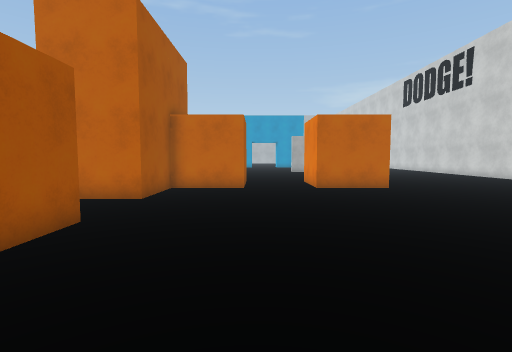
view 1 (above)

22 first-person views from a walk through a 3-D level made in the Unity game engine. The camera is 1.3 m above the floor, tilts 4° down and sees 85° across. The floor is counted in squares, 1 m on a side. Each view is taken from the middle of a square. On the plan, view 1 faces up. The plan holds only what a view shows up to about 13 squares ahead; the rest is blank. The place goes on beyond the plan. Some surface patterns are stand-ins.

view 2
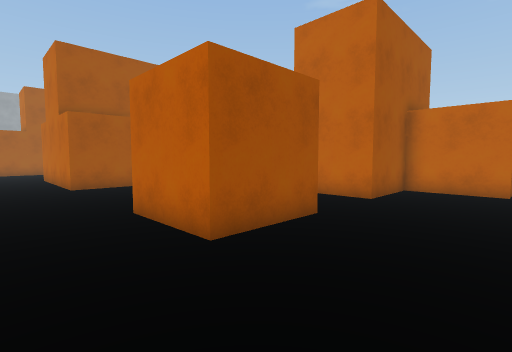

view 3
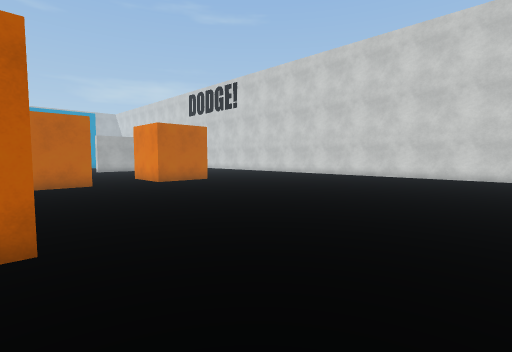

view 4
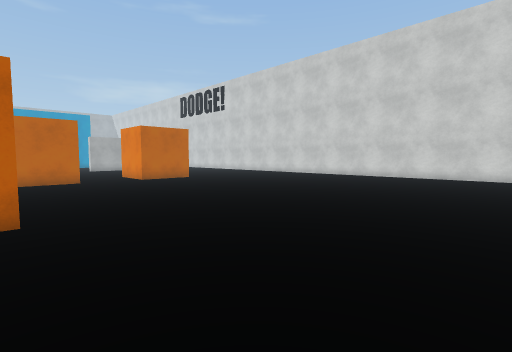

view 5
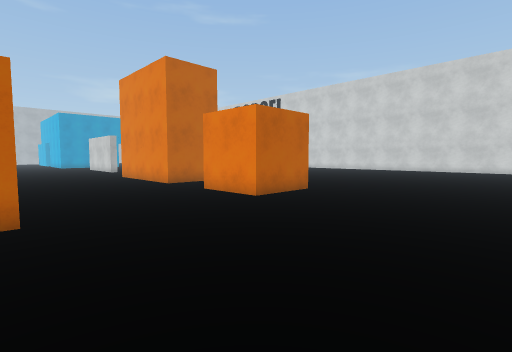

view 6
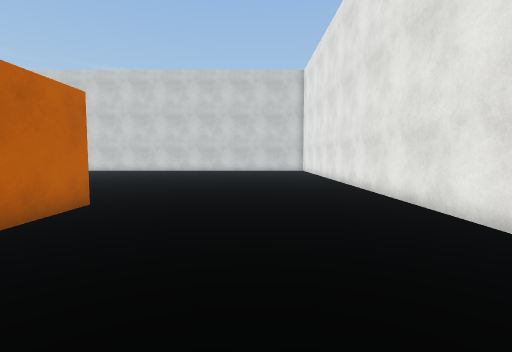

view 7
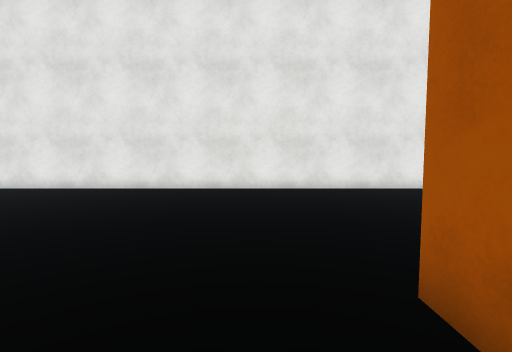

view 8
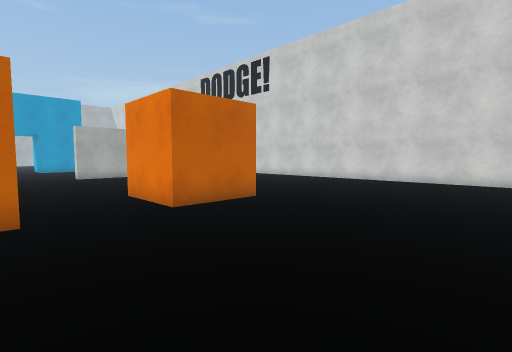

view 9
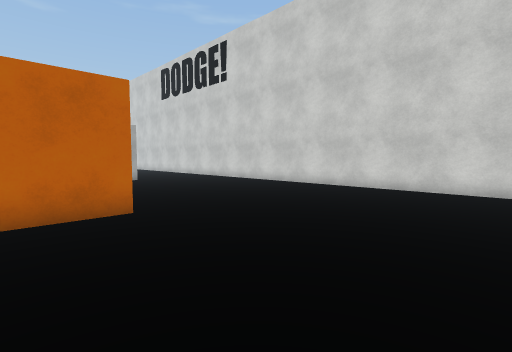

view 10
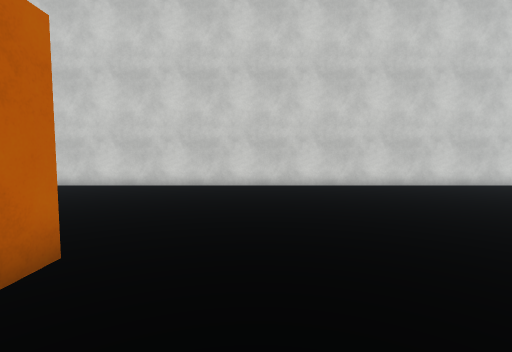

view 11
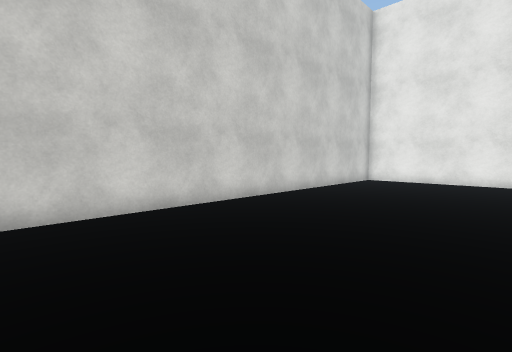

view 12
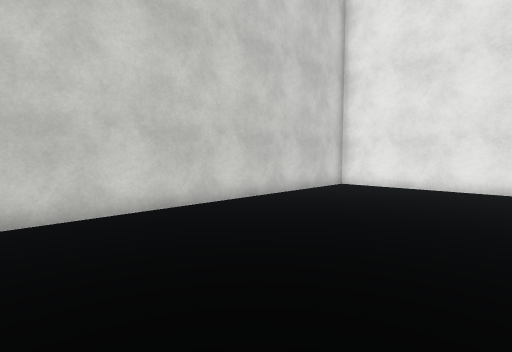

view 13
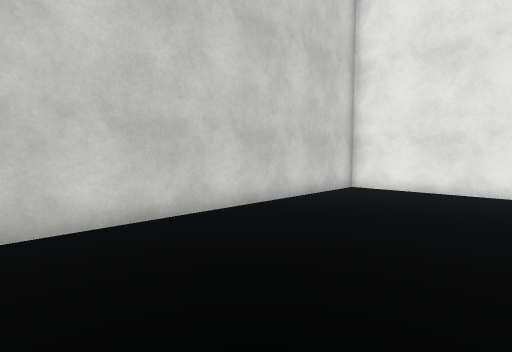

view 14
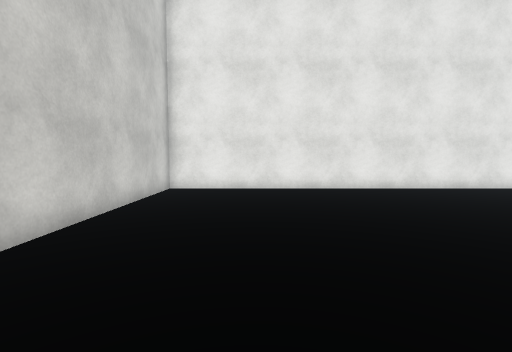

view 15
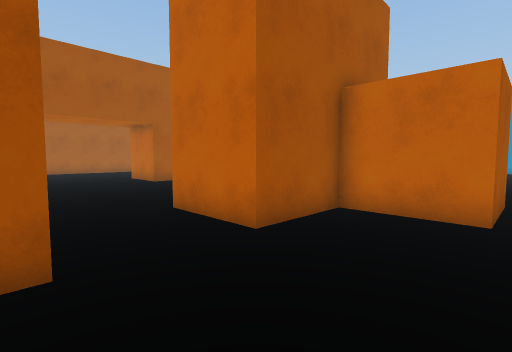

view 16
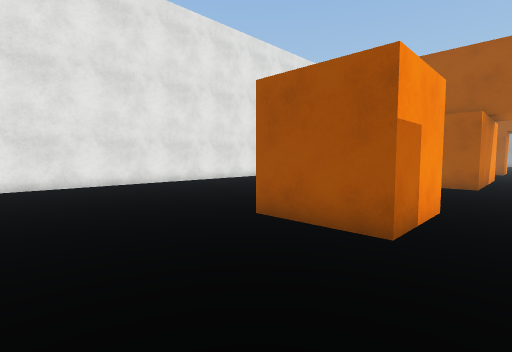

view 17
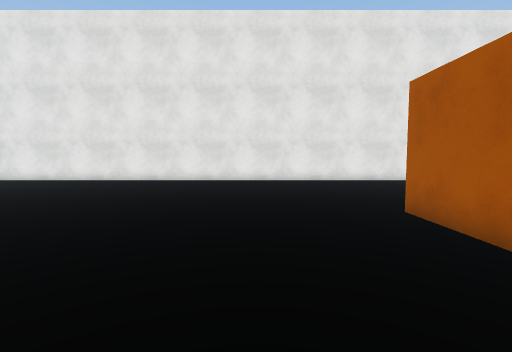

view 18
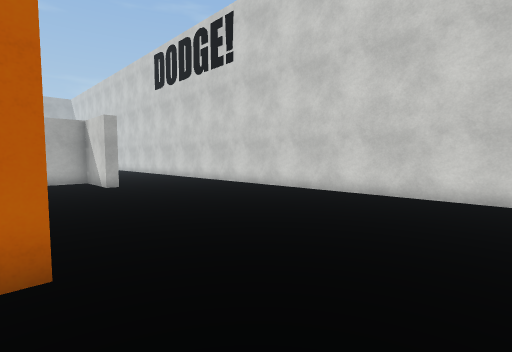

view 19
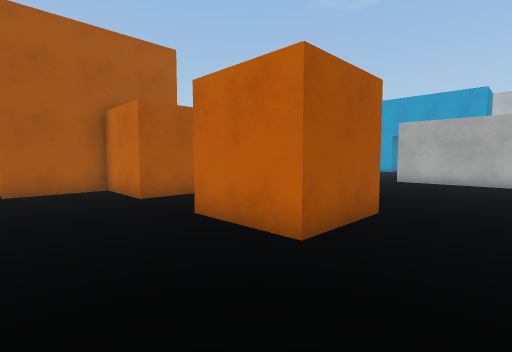

view 20
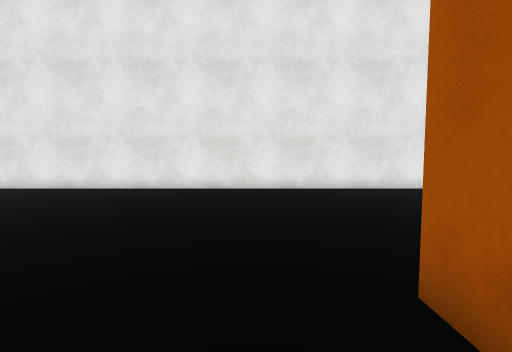

view 21
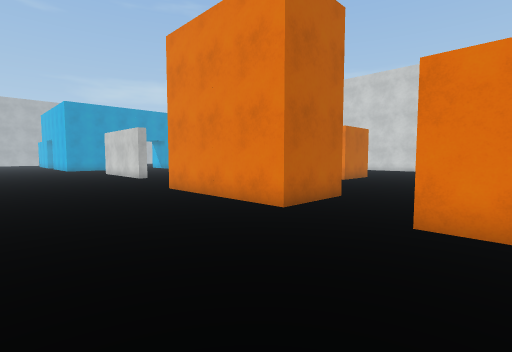

view 22
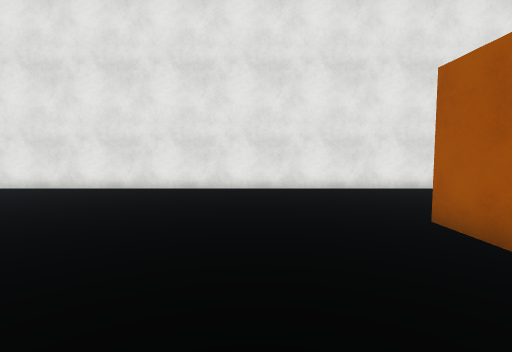

### Floor plan
Points are (right, up) in squares from view 1. A wall is a line through its corners. A room is listed if a view was taken in it or the views show most of it. See-through windows are left out.
Room 1 (views 1, 2, 3, 4, 5, 6, 7, 8, 9, 10, 11, 12, 13, 14, 15, 16, 17, 18, 19, 20, 21, 22)
walls: (-6.5, 5.5) (-3.5, 5.5) (-3.5, 2.5) (-6.5, 2.5) (-6.5, 5.5); (-15.9, 5.5) (-12.5, 5.5) (-12.5, 2.5) (-15.9, 2.5); (-0.5, 14.5) (-0.5, 11.5) (-3.5, 11.5) (-3.5, 8.5) (-6.5, 8.5) (-6.5, 14.5); (5.5, 14.6) (5.5, 11.5) (2.5, 11.5) (2.5, 14.5); (-24.5, 1.2) (-24.5, -0.5); (9.4, 20.5) (8.8, 20.5) (8.8, 22.8); (8.2, 23.3) (4.7, 23.3); (-28.3, -6.3) (14.5, -6.3) (14.5, 18)

Positions as (right, up) in squares from view 1, and headings:
1: (0, 0), facing up
2: (0, 0), facing up-left
3: (-4, -2), facing up-right
4: (-4, -4), facing up-right
5: (-13, -4), facing up-right
6: (-11, -2), facing right
7: (-2, 5), facing down
8: (-1, 5), facing up-right
9: (3, 5), facing up-right
10: (2, 9), facing right
11: (8, 9), facing down-right
12: (8, 6), facing down-right
13: (9, 5), facing down-right
14: (11, 5), facing down
15: (0, 5), facing up-left
16: (1, 7), facing down-left
17: (0, 9), facing down
18: (5, 8), facing up-right
19: (8, 8), facing up-left
20: (-11, 5), facing down
21: (-12, 4), facing up-right
22: (-21, 5), facing down
